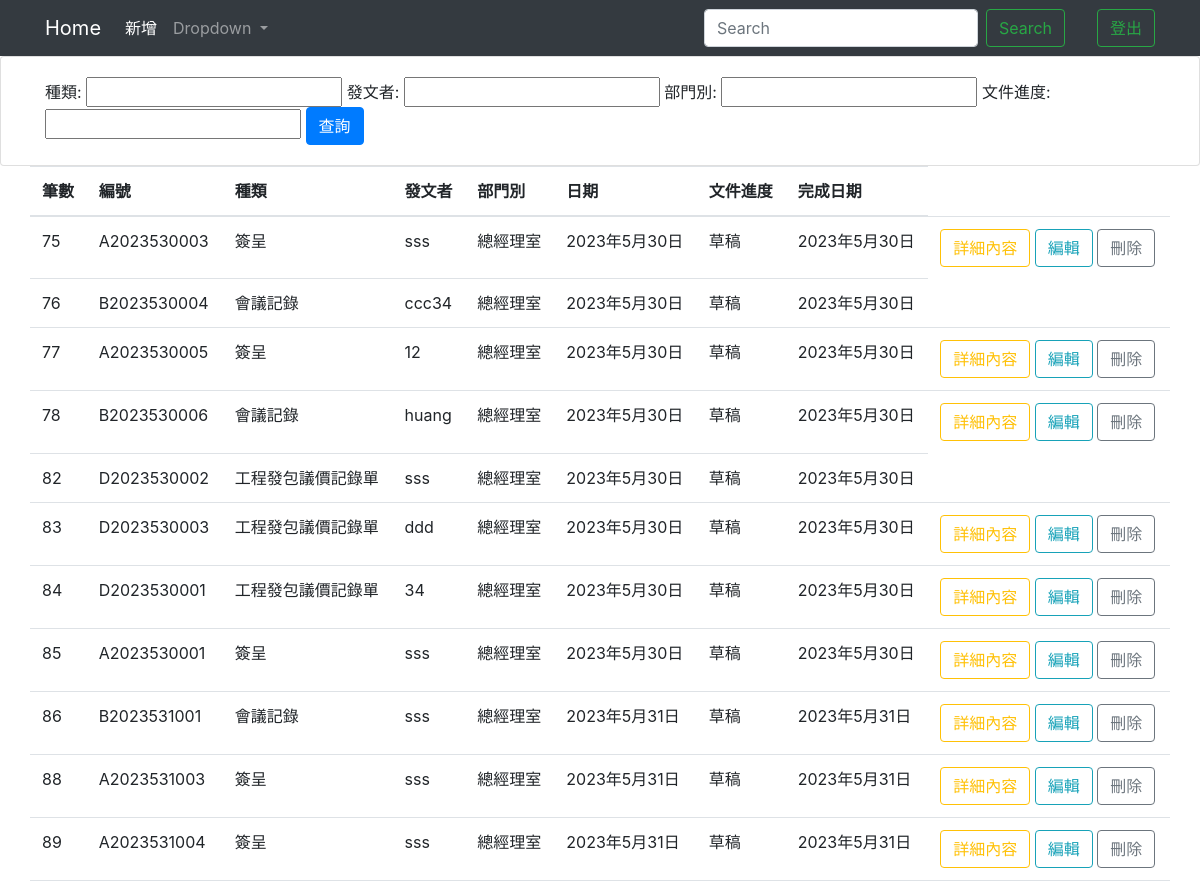
The app's page /homeIndex/ (upper part), older data.
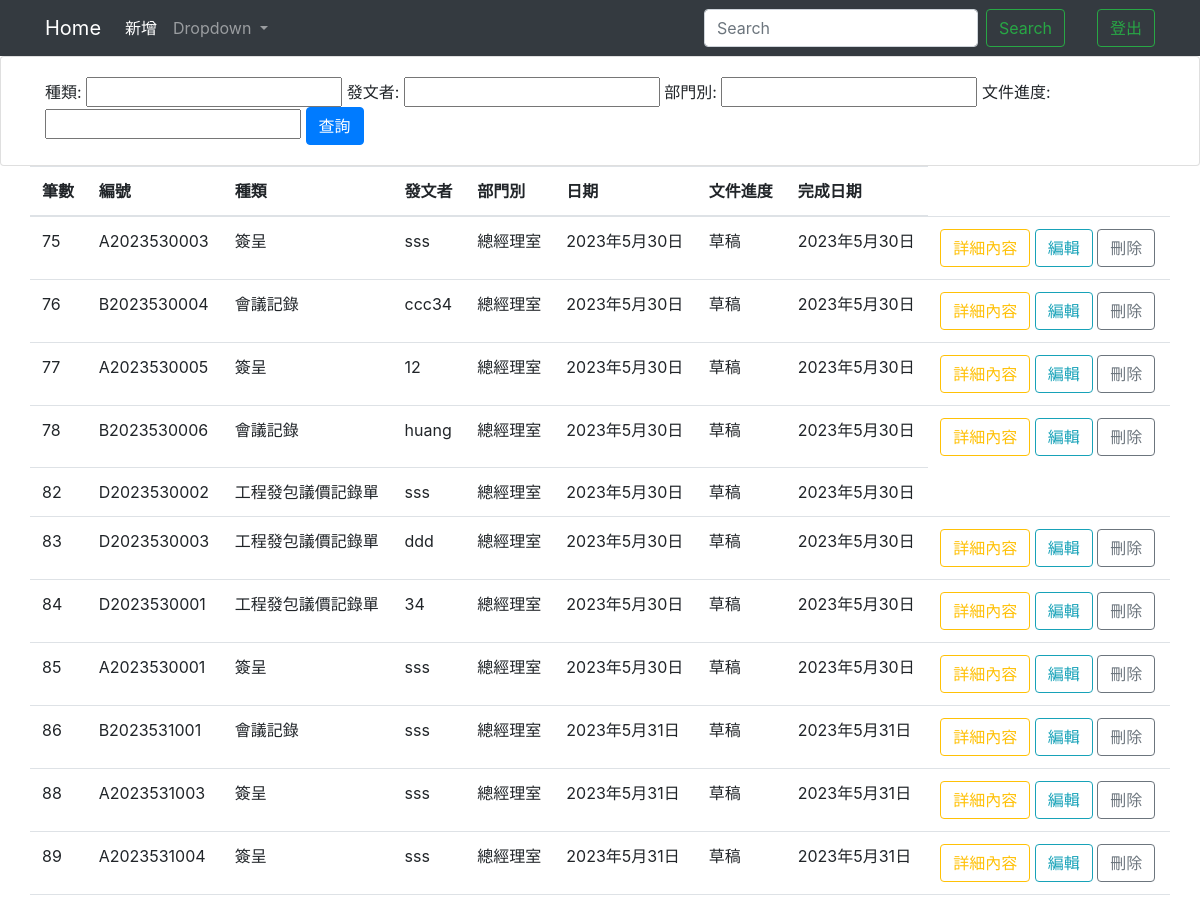
The same page, newer data.
### testapp/models.py (models this page shows)
class Home(models.Model):
    cNumber = models.CharField(max_length=50, default='', null=False)
    cAuther = models.CharField(max_length=20, null=False)#姓名
    cDepartment = models.CharField(max_length=50,null=False)#單位
    cType = models.CharField(max_length=10,default=" ",null=False)
    cProgress = models.CharField(max_length=20,null=False,default='')
    cDate = models.DateField(null=False)#日期
    cEndDate = models.DateField(blank=True, null=True)
    cLock = models.CharField(max_length=5,null=False,default='否')

### testapp/views.py (the view)
# urls.py: path('homeIndex/',homeIndex),
def homeIndex(request):
    if request.user.is_authenticated:
        username=request.user.username
        authenticate=request.user.is_staff
    if 'q' in request.GET:
        q = request.GET['q']
        multiple_q = Q(Q(cNumber__icontains=q) | Q(cType__icontains=q) | Q(cAuther__icontains=q) | Q(cProgress__icontains=q) | Q(cDate__icontains=q) | Q(cEndDate__icontains=q))
        all = Home.objects.filter(multiple_q)
    else:
        all = Home.objects.all().order_by("id")
        homeFilter = HomeFilter(request.GET, queryset=all)
        all = homeFilter.qs
    allHomeCount = len(all)
    return render(request, "homeIndex.html",locals())

### templates/homeIndex.html (shortened to what this page needs)
<!DOCTYPE html>
<html lang="en">
<head>
  <link rel="stylesheet" href="https://cdn.jsdelivr.net/npm/bootstrap@4.6.2/dist/css/bootstrap.min.css">
  {% load static %}
</head>
<body>
  <nav class="navbar navbar-expand-lg navbar-dark bg-dark">
    <div class="container">
      <a class="navbar-brand" href="/homeIndex/">Home</a>
      <div class="collapse navbar-collapse" id="navbarSupportedContent">
        <ul class="navbar-nav mr-auto">
          <li class="nav-item active">
            <a class="nav-link" href="/homePost/">新增 <span class="sr-only">(current)</span></a>
          </li>
          <li class="nav-item dropdown">
            <a class="nav-link dropdown-toggle" href="#" role="button" data-toggle="dropdown" aria-expanded="false">
              Dropdown
            </a>
          </li>
        </ul>
        <form class="form-inline my-2 my-lg-0">
          <input class="form-control mr-sm-2" name='q' type="search" placeholder="Search" aria-label="Search">
          <button class="btn btn-outline-success my-2 my-sm-0" type="submit">Search</button>
        </form>
        <ul class="navbar-nav ml-2">
          <li class="nav-item active">
            <a class="nav-link disabled" style="color: green;">{{username}} <span class="sr-only">(current)</span></a>
          </li>
        </ul>
        <ul class="navbar-nav ml-2">
          <li class="nav-item">
            <button class="btn btn-outline-success my-2 my-sm-0" onclick="Logout(event)">登出</button>
          </li>
        </ul>
      </div>
    </div>
  </nav>
  <div class="row">
    <div class="col">
      <div class="card card-body">
        <form method="GET">
          <div class="container">
            種類: {{homeFilter.form.cType}}
            發文者: {{homeFilter.form.cAuther}}
            部門別: {{homeFilter.form.cDepartment}}
            文件進度: {{homeFilter.form.cProgress}}
            <input type="submit" class="btn btn-primary" value="查詢" />
          </div>
      </form>
      </div>
    </div>
  </div>
  <form action="." method="POST">
    <div class="container">
      <div class="row">
        <table class="table">
          <thead>
            <th scope="col">筆數</th>
            <th scope="col">編號</th>
            <th scope="col">種類</th>
            <th scope="col">發文者</th>
            <th scope="col">部門別</th>
            <th scope="col">日期</th>
            <th scope="col">文件進度</th>
            <th scope="col">完成日期</th>
          </thead>
          <tbody>
            {% for unit in all %}
            <tr>
              <td>{{unit.id}}</td>
              <td>{{unit.cNumber}}</td>
              <td>{{unit.cType}}</td>
              <td>{{unit.cAuther}}</td>
              <td>{{unit.cDepartment}}</td>
              <td>{{unit.cDate}}</td>
              <td>{{unit.cProgress}}</td>
              <td>{{unit.cEndDate}}</td>
              {% if unit.cLock == "否" %}
              <td>
                <button type="button" class="btn btn-outline-warning" id="Detail/{{unit.cNumber}}" onclick="Detail(event)">詳細內容</button>
                <button type="button" class="btn btn-outline-info" id="{{unit.id}}" onclick="Edit(event)">編輯</button>
                <button type="button" class="btn btn-outline-secondary" id="{{unit.id}}" onclick="Delete(event)">刪除</button>
              </td>
              {% elif unit.cLock == "是" and authenticate == True %}
              <td>
                <button type="button" class="btn btn-outline-info" id="{{unit.id}}" onclick="Edit(event)">編輯</button>
              </td>
              {% endif %}
            </tr>
            {% endfor %}
          </tbody>
        </table>
      </div>
    </div>
  </form>
</body>
</html>

Row changes from the older to the newer data that the page shows:
changed Home "ccc34": now shows "詳細內容 編輯 刪除"
